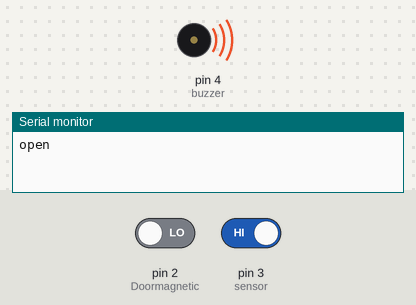
This sketch was run on a simulated Arduino Uno, built with avr-gcc and run on an emulated ATmega328P. Shown: buzzer (waves = sounding, pin HIGH), the last lines printed to the serial monitor. The test bench sets the inputs (shaded band); at power-on: pin 3 (sensor) HIGH, pin 2 (Doormagnetic) LOW.

Above: at 1.2 s.
1.3 s: pin 3 (sensor) driven LOW
At 2.3 s:
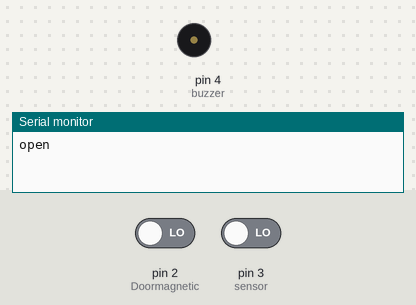
2.8 s: pin 2 (Doormagnetic) driven HIGH
At 3.4 s:
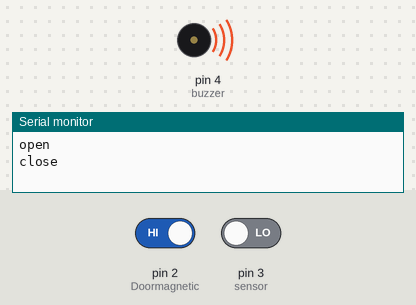
4.3 s: pin 2 (Doormagnetic) driven LOW
At 4.6 s:
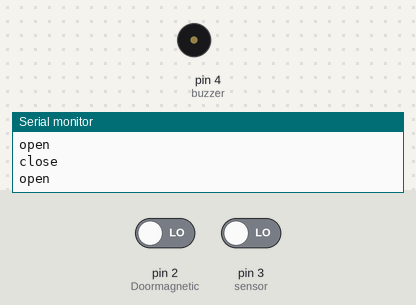
5.8 s: pin 3 (sensor) driven HIGH
At 6.9 s:
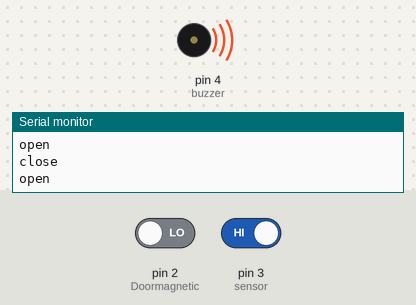
Timing chart, 0 to 8.3 s (numbered marks = the images above; inputs shaded):
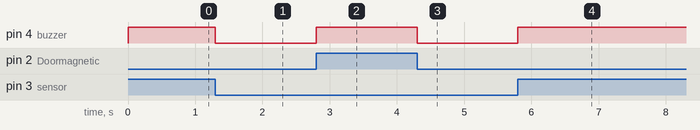

Measured:
- after the input at 1.3 s, pin 4 (buzzer): HIGH → LOW at once
- after the input at 2.8 s, pin 4 (buzzer): LOW → HIGH at once
- after the input at 4.3 s, pin 4 (buzzer): HIGH → LOW at once
- after the input at 5.8 s, pin 4 (buzzer): LOW → HIGH at once

The sketch:

checkkey.ino
```cpp
#define closed 0            // กำหนดค่าสถานะประตู ตอนปิด
#define opened 1            // กำหนดค่าสถานะประตู ตอนเปิด
const int Doormagnetic = 2; // กำหนดขาการเชื่อมต่อของ sensor ประตู
const int sensor = 3;       // กำหนดขาการเชื่อมต่อของ sensor อินฟาเรตเช็ควัตถุ
const int buzzer = 4;       // กำหนดขาการเชื่อมต่อของ sensor ลำโพง
int doorState = 0;          // กำหนดตัวแปลสำหรับเก็บค่า สถานะประตู
int valsensor;              // กำหนดตัวแปลสำหรับเก็บค่า sensor
int check;                  // กำหนดตัวแปลสำหรับเก็บค่า สถานะ
int door;                   // กำหนดตัวแปลสำหรับเก็บค่า ประตู

void setup() {                        // ฟังชัน seup ค่าเริ่มต้นการการเริ่มการทำงาน
  Serial.begin(115200);               // กำหนดพอตการส่งข้อมูล ที่ 115200
  pinMode(Doormagnetic, INPUT);            // กำหนดการเชื่อมต่อของ sensor ประตู แบบ INPUT
  pinMode(sensor, INPUT);             // กำหนดการเชื่อมต่อของ sensor อินฟาเรตเช็ควัตถุ แบบ INPUT
  pinMode(buzzer, OUTPUT);            // กำหนดการเชื่อมต่อของ sensor ลำโพง แบบ OUTPUT ลำโพงตัวนี้ทำงานแบบ active low จะสั่งมันทำงานได้ต้องสั่ง low
  digitalWrite(buzzer, HIGH);
}
void loop() {                                                 // ฟังชั่นการทำงานแบบวน loop ไปเรื่อยๆ คำสั่งที่อยู่ภายใต้จะทำงานแบบวน loop ไปเรื่อยๆ

  valsensor = digitalRead(sensor);                            // อ่านค่าจาก sensor อินฟาเรตเช็ควัตถุ มาเก็บไว้ในตัวแปล sensor
  if ( digitalRead(Doormagnetic) == HIGH && doorState == opened) { // เช้คค่าจากประตูที่อ่านมา ว่าถูกปิดหรือไม่ และ เช็คกับสถานะประตูและค่าที่กำหนด ถ้าเข้าเงื่อนไขให้ set ค่า door = 0
    Serial.println("close");
    doorState = closed;                                       // กำหนด ว่าให้ สถานะประตูเท่ากับปิด
    door = 0;                                                 // ประตูปิด
  }
  if ( digitalRead(Doormagnetic) == LOW && doorState == closed) {  // เช้คค่าจากประตูที่อ่านมา ว่าถูกปิดหรือไม่ และ เช็คกับสถานะประตูและค่าที่กำหนด ถ้าเข้าเงื่อนไขให้ set ค่า door = 1
    Serial.println("open");
    doorState = opened;                                       // กำหนด ว่าให้ สถานะประตูเท่ากับเปิด
    door = 1;                                                 // ประตูเปิด
  }
  if (valsensor == LOW) {                                     // ถ้าเอากูญแจวางไว้ ให้ state = 0
    check = 0;                                                //เอากูญแจวาง
  }
  if (valsensor == HIGH) {                                     // ถ้าเอากูญแจออกไป ให้ state = 1
    check = 1;                                                 //เอากูญแจออก
  }
  if (door == 1 && check == 0) {                              // ถ้าประตูเปิดโดย มีกูญแจวาง ต้องส่งเสียง (ลืมเอากูญแจไป)
    digitalWrite(buzzer, LOW);                                // ส่งเสียง
  }
  if (door == 0 && check == 0) {                              // ถ้าประตูปิด และ มีกูญแจวาง ไม่ต้องส่งเสียง
    digitalWrite(buzzer, HIGH);                               // ไม่ส่งเสียง
  }
  if (door == 1 && check == 1) {                              // ถ้าประตูเปิด และ เอากูญแจออกไปด้วย ไม่ต้องส่งเสียง
    digitalWrite(buzzer, HIGH);                               // ไม่ส่งเสียง
  }
}
```
